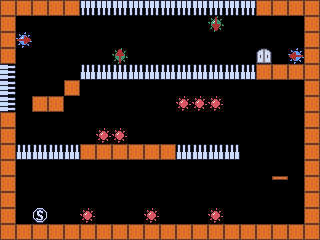

A level layout from a 2D game, rendered from its tile map. Below: a short description, then the map file with its tile-grid data intact:
An orthogonal 20x15 tile map with 16x16 px tiles, 1 tile layer (object).

<map version="1.0" orientation="orthogonal" renderorder="right-down" width="20" height="15" tilewidth="16" tileheight="16" nextobjectid="1">
 <tileset firstgid="1" name="tileset" tilewidth="16" tileheight="16" tilecount="64" columns="8">
  <image source="tileset.png" width="128" height="128" />
 </tileset>
 <layer name="object" width="20" height="15">
  <data encoding="csv">
1,1,1,1,1,20,20,20,20,20,20,20,20,20,20,20,1,1,1,1,
1,0,0,0,0,0,0,0,0,0,0,0,0,22,0,0,0,0,0,1,
1,24,0,0,0,0,0,0,0,0,0,0,0,0,0,0,0,0,0,1,
1,0,0,0,0,0,0,21,0,0,0,0,0,0,0,0,12,0,23,1,
19,0,0,0,0,17,17,17,17,17,17,17,17,17,17,17,1,1,1,1,
19,0,0,0,1,0,0,0,0,0,0,0,0,0,0,0,0,0,0,1,
19,0,1,1,0,0,0,0,0,0,0,10,10,10,0,0,0,0,0,1,
1,0,0,0,0,0,0,0,0,0,0,0,0,0,0,0,0,0,0,1,
1,0,0,0,0,0,10,10,0,0,0,0,0,0,0,0,0,0,0,1,
1,17,17,17,17,1,1,1,1,1,1,17,17,17,17,0,0,0,0,1,
1,0,0,0,0,0,0,0,0,0,0,0,0,0,0,0,0,0,0,1,
1,0,0,0,0,0,0,0,0,0,0,0,0,0,0,0,0,2,0,1,
1,0,0,0,0,0,0,0,0,0,0,0,0,0,0,0,0,0,0,1,
1,0,9,0,0,10,0,0,0,10,0,0,0,10,0,0,0,0,0,1,
1,1,1,1,1,1,1,1,1,1,1,1,1,1,1,1,1,1,1,1
</data>
 </layer>
</map>
